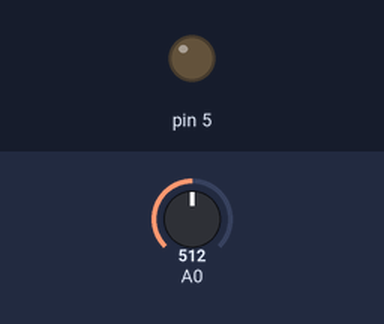
The sketch below on a simulated Arduino Uno, built with avr-gcc and run on an emulated ATmega328P. Parts: output pins drawn as LEDs (lit = HIGH). The test bench sets the inputs (shaded band); at power-on: A0 = 512.

Above: at 1.2 s.
1.3 s: A0 set to 716
At 2.3 s:
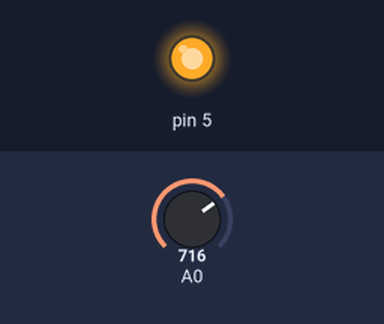
Timing chart, 0 to 4.3 s (numbered marks = the images above; inputs shaded):
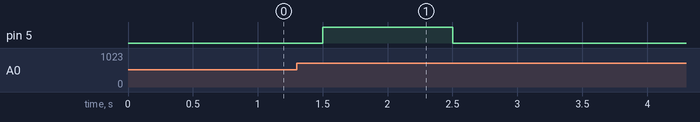

The sketch:

sketch_finger_accel.ino
```cpp
void setup(){
  Serial.begin(9600);
  pinMode(5,OUTPUT);
}
int preValue = 0;
boolean first = true;
void loop(){
  int value = analogRead(A0);

  if(abs(value - preValue) > 200){
    if(first){
      first = false;
    }else{
      digitalWrite(5, HIGH);
      delay(1000);
      digitalWrite(5, LOW);
    }
    //preValue = value;
  }
  preValue = value;
  //Serial.println(value);
  delay(300);
}
```

Measured:
- after the input at 1.3 s, pin 5: LOW → HIGH after 0.20 s, → LOW 1.0 s later
